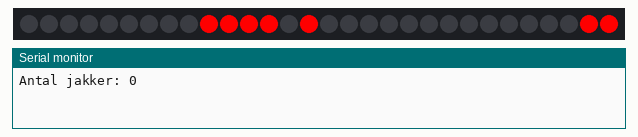
Recording of a sketch running on a simulated ESP32. On the bench: 30 RGB LEDs in strip order, left to right, the last lines printed to the serial monitor. Nothing arrives over Bluetooth unless stated.

Above: at 1.1 s.
At 13.1 s:
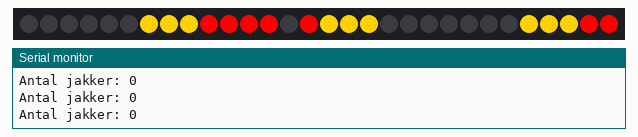
At 16.1 s:
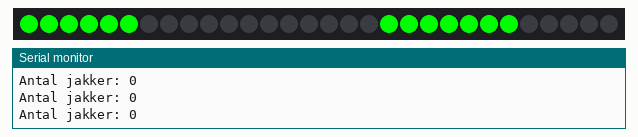
At 29.1 s:
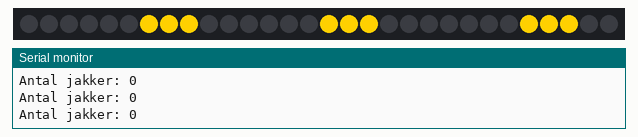

Measured:
- what the display in image 0 shows lasts 12.0 s, from 1.0 s to 13.0 s
- what the display in image 1 shows lasts 3.0 s, from 13.0 s to 16.0 s
- what the display in image 2 shows lasts 13.0 s, from 16.0 s to 29.0 s
- what the display in image 3 shows lasts 4.0 s, from 29.0 s to 33.0 s

The sketch:

trafiklys_fixed.ino
```cpp
#include <Adafruit_NeoPixel.h>
#include <BLEDevice.h>
#include <BLEUtils.h>
#include <BLEScan.h>

#define PIN      5
#define N_LEDS 30

Adafruit_NeoPixel strip = Adafruit_NeoPixel(N_LEDS, PIN, NEO_GRB + NEO_KHZ800);

#define NUM_RED_LEDS 7
#define NUM_YELLOW_LEDS 9
#define NUM_GREEN_LEDS 13

#define RSSI_THRESHOLD -70
#define MAX_DEVICES 20


int redLeds[NUM_RED_LEDS]={29,28,14,12,11,10,9};
int yellowLeds[NUM_YELLOW_LEDS]={27,26,25,17,16,15,8,7,6};
int greenLeds[NUM_GREEN_LEDS]={0,1,2,3,4,5,18,19,20,21,22,23,24};

int jacketCount = 0;
String seenDevices[MAX_DEVICES];
int seenCount = 0;

class MyCallbacks: public BLEAdvertisedDeviceCallbacks {
  void onResult(BLEAdvertisedDevice device) {
String name = String(device.getName());

    if (name.startsWith("CykelJakke") ){

      String mac = device.getAddress().toString();


      for (int i = 0; i < seenCount; i++) {
        if (seenDevices[i] == mac) return;
      }

      if (seenCount < MAX_DEVICES) {
        seenDevices[seenCount++] = mac;
        jacketCount++;
      }
    }
  }
};

int scanForJackets() {
  jacketCount = 0;
  seenCount = 0;

  BLEScan* scan = BLEDevice::getScan();
  scan->setAdvertisedDeviceCallbacks(new MyCallbacks());
  scan->setActiveScan(true);

  scan->start(1, false); // scanner i 1 sekunder

  Serial.print("Antal jakker: ");
  Serial.println(jacketCount);

  return jacketCount;
}

int scanOgDelay(int millisekunder){
  int antal;
  while(millisekunder>999){
  antal = scanForJackets();
  if(antal >= 2)
    {
     return antal;
    }
  millisekunder-=1000;
  }
  return 0;
}

void setup() {
  strip.begin();

  Serial.begin(115200);
  BLEDevice::init("");
}

void loop() {

  int antal = scanForJackets();

    if (antal >= 2) {
        red(true);
        yellow(false);
        green(false);
        scanOgDelay(9000);

        red(true);
        yellow(true);
        green(false);
        scanOgDelay(4000);

        red(false);
        yellow(false);
        green(true);

      while(true){
      scanOgDelay(1000);

      int nytAntal = scanForJackets();

      if (nytAntal < 2) {

        red(false);
        yellow(true);
        green(false);
        delay(3000);

        break;
      }
    }
  }
  else {

    red(true);
    yellow(false);
    green(false);
    scanOgDelay(12000);

    red(true);
    yellow(true);
    green(false);
    scanOgDelay(3000);

    red(false);
    yellow(false);
    green(true);

    delay(12000);

    while (true) {
      int antal = scanForJackets();

      if (antal >= 2) {
        delay(1000);
      } else {
        break;
      }
    }

    red(false);
    yellow(true);
    green(false);
    scanOgDelay(3000);
 }
}


void red(bool on)
{
  uint32_t farven=0;
  if (on) farven=strip.Color(255, 0, 0);
   for(int i=0;i<NUM_RED_LEDS;i++)
  {
    strip.setPixelColor(redLeds[i]  , farven);
  }
  strip.show();
}


void yellow(bool on)
{
  uint32_t farven=0;
  if (on) farven=strip.Color(255, 208, 0);
   for(int i=0;i<NUM_YELLOW_LEDS;i++)
  {
    strip.setPixelColor(yellowLeds[i]  , farven);
  }
  strip.show();
}

void green(bool on)
{
  uint32_t farven=0;
  if (on) farven=strip.Color(0, 255, 0);
   for(int i=0;i<NUM_GREEN_LEDS;i++)
  {
    strip.setPixelColor(greenLeds[i]  , farven);
  }
  strip.show();
}
```
